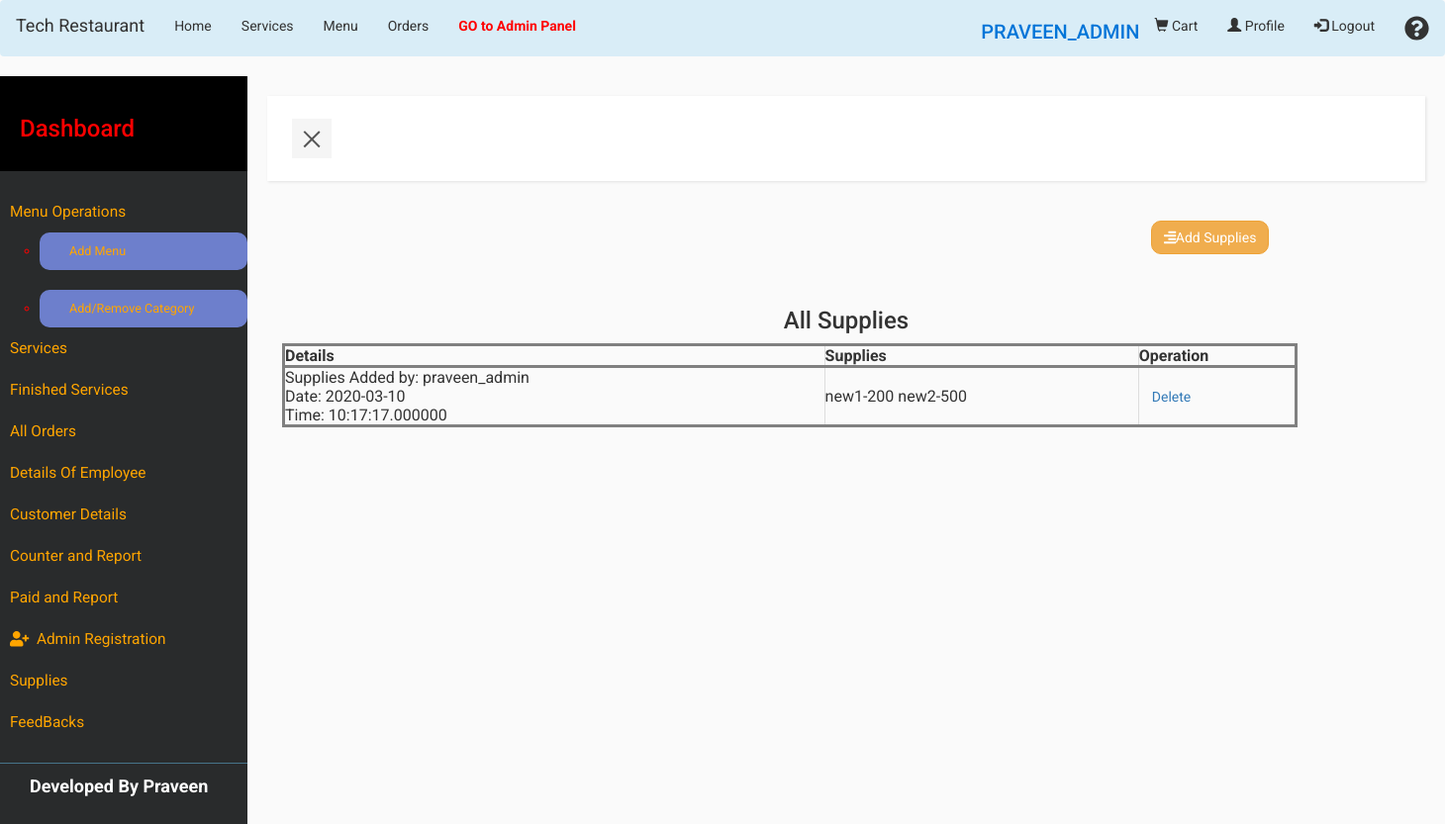
Page /supplies.php (signed in) on the committed database.
### tables this page shows
CREATE TABLE `register` (
  `id` int(30) NOT NULL,
  `name` varchar(50) NOT NULL,
  `address` varchar(100) NOT NULL,
  `password` varchar(50) NOT NULL,
  `mobile_number` bigint(50) NOT NULL,
  `email` varchar(30) NOT NULL,
  `role` varchar(30) NOT NULL
);

CREATE TABLE `supplies` (
  `id` int(20) NOT NULL,
  `register_id` int(20) NOT NULL,
  `supply_list` varchar(200) NOT NULL,
  `date` date NOT NULL,
  `time` time(6) NOT NULL
);

### supplies.php (the view, shortened to what this page needs)
<?php
	require("customer_navbar.php");
?>
<?php
	require("config.php");
?>
<html>
	<head>
	</head>
	<body>
		<div class="wrapper">
			<nav id="sidebar">
				<div class="sidebar-header">
					<h3><a href="dashboard.php" style="color:red;">Dashboard</a></h3>
				</div>
				<ul class="list-unstyled components left_navbar_components">
					<li>
						<a href="menu_modification.php">Menu Operations</a>
						<ul>
							<li><a href="add_menu.php">Add Menu</a></li>
						</ul><br>
						<ul>
							<li><a href="add_category.php">Add/Remove Category</a></li>
						</ul>
					</li>
					<li>
						<a href="services_admin.php">Services</a>
					</li>
					<li>
						<a href="finished_services_admin.php">Finished Services</a>
					</li>
					<li>
						<a href="all_orders.php">All Orders</a>
					</li>
					<li>
						<a href="employee_details.php">Details Of Employee</a>
					</li>
					<li>
						<a href="customer_details.php">Customer Details</a>
					</li>
					<li>
						<a href="counter.php">Counter and Report</a>
					</li>
					<li>
						<a href="paid.php">Paid and Report</a>
					</li>
					<li>
						<a href="admin_registration.php"><span class="fas fa-user-plus"></span>&nbsp&nbspAdmin Registration</a></a>
					</li>
					<li>
						<a href="supplies.php">Supplies</a>
					</li>
					<li>
						<a href="feedback.php">FeedBacks</a>
					</li>
				</ul>
				<label style="padding-left:30px;font-size:18px;">Developed By Praveen</label>
			</nav>
			<div id="content">
				<nav class="navbar navbar-expand-lg navbar-light bg-light navbar_admin_work">
					<div class="container-fluid">
						<button type="button" id="sidebarCollapse" class="navbar-btn">
							<span></span>
						</button>
					</div>
				</nav>
							<div class="container">
								<form action="supplies.php" method="POST">
								<div class="row">
									<div class="col-md-9"></div>
									<div class="col-md-3"><button type="submit" class="add_supply btn btn-warning" name="add_supplies"><i class="fas fa-align-right"></i>Add Supplies</button></div>
								</div>
								</form>
							</div><br>
							<div class="container">
								<form action="supplies.php" method="POST">
									<h3 align="center">All Supplies</h3>
									<table class="table-bordered sup_css">
										<tr>
											<th>Details</th>
											<th>Supplies</th>
											<th>Operation</th>
										</tr>
										<?php
											$conn = mysqli_connect($servername, $username, $password, $dbname);
											$sql_sup = "SELECT * FROM supplies";
											$result_sup = mysqli_query($conn, $sql_sup);
											if (mysqli_num_rows($result_sup) > 0) {
												while($row_sup = mysqli_fetch_assoc($result_sup)) {
																	$sql_subreg = "SELECT * FROM register WHERE id='".$row_sup['register_id']."'";
																	$result_subreg = mysqli_query($conn, $sql_subreg);
																	if (mysqli_num_rows($result_subreg) > 0) {
																		while($row_subreg = mysqli_fetch_assoc($result_subreg)) {
																				echo "<tr>";
																				echo "<td>";
																				echo "Supplies Added by:&nbsp".$row_subreg['name']."<br>";
																				echo "Date:&nbsp".$row_sup['date']."<br>";
																				echo "Time:&nbsp".$row_sup['time']."<br>";
																				echo "</td>";
																				echo "<td>";
																				echo $row_sup['supply_list'];
																				echo "</td>";
																				echo "<td><button type='submit' name='delete_sup' class='btn btn-link' value='".$row_sup['id']."'>Delete</button></td>";
																				echo "</tr>";
																		}
																	} else {
																		echo "0 results";
																	}
												}
											} else {
												echo "<h5>No Supplies Yet</h5>";
											}
										?>
									</table>
								</form>
							</div>
			</div>
		</div>
	</body>
</html>

### customer_navbar.php (style rules this page uses)
.left_navbar_components { color: red; }
body { font-family: Arial; }

### supplies.php (style rules this page uses)
body { font-family: 'Roboto'; background: #fafafa; }
a, a:hover, a:focus { border-radius: 10px; color: inherit; text-decoration: none; transition: all 0.3s; }
.navbar_admin_work { padding: 15px 10px; background: #fff; border: none; border-radius: 0; margin-bottom: 40px; box-shadow: 1px 1px 3px rgba(0, 0, 0, 0.1); }
.navbar-btn { box-shadow: none; outline: none !important; border: none; }
.wrapper { display: flex; width: 100%; align-items: stretch; perspective: 1500px; }
#sidebar { min-width: 250px; max-width: 250px; background: #292b2c; color: #fff; transition: all 0.6s cubic-bezier(0.945, 0.020, 0.270, 0.665); transform-origin: bottom left; }
#sidebar .sidebar-header { padding: 20px; background: black; }
#sidebar ul.components { padding: 20px 0; border-bottom: 1px solid #47748b; }
#sidebar ul li a { color: orange; padding: 10px; font-size: 1.1em; display: block; }
ul ul a { font-size: 0.9em !important; padding-left: 30px !important; background: #6d7fcc; }
#content { width: 100%; padding: 20px; min-height: 100vh; transition: all 0.3s; }
#sidebarCollapse { width: 40px; height: 40px; background: #f5f5f5; cursor: pointer; }
#sidebarCollapse span { width: 80%; height: 2px; margin: 0 auto; display: block; background: #555; transition: all 0.8s cubic-bezier(0.810, -0.330, 0.345, 1.375); transition-delay: 0.2s; }
#sidebarCollapse span:last-of-type { transform: rotate(-45deg) translate(1px, -1px); }
.add_supply { border-radius: 10px; }
tr { border: 3px solid grey; }
.sup_css { width: 90%; }

### rows in the picture
supplies: date "2020-03-10", time "10:17:17.000000", supply_list "new1-200 new2-500"
register: name "praveen_admin", $row_sup['id'] 2 (drawn)

### other values in the picture
$_SESSION["user_session"] "PRAVEEN_ADMIN"
